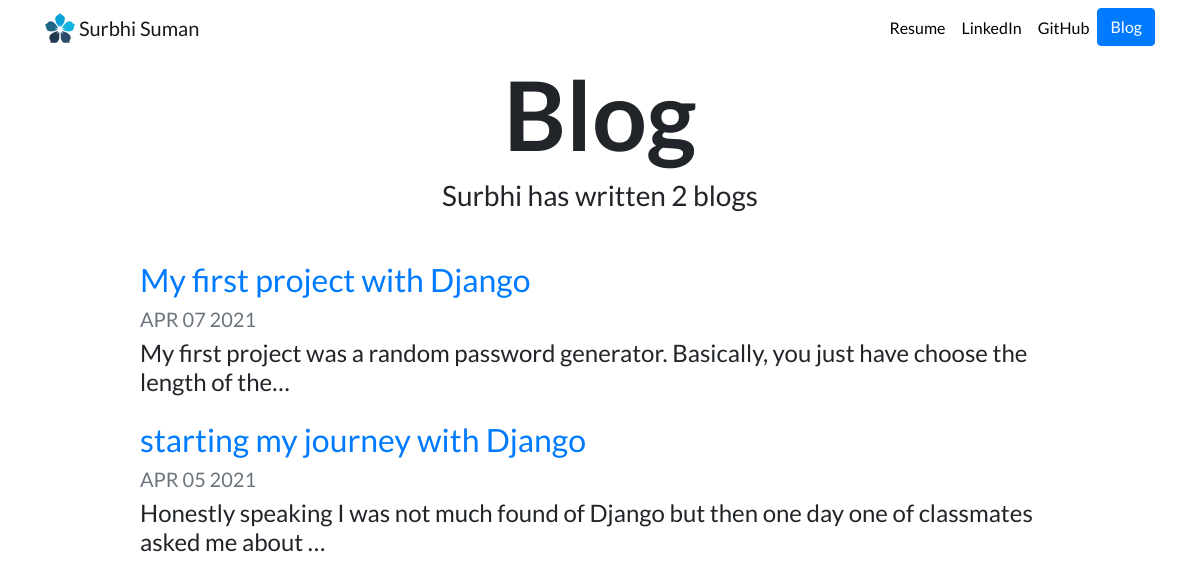
Screenshot of /blog/ with the database file from the repository.
### blog/models.py (models this page shows, shortened)
class Blog(models.Model):
	title=models.CharField(max_length=200)
	date=models.DateField()
	description=models.TextField(max_length=1000)

### blog/views.py (the view)
# urls.py: path('', views.all_blogs, name='all_blogs'),
def all_blogs(request):
	blogs=Blog.objects.order_by('-date')[:5]
	return render(request,'blog/all_blogs.html', {'blogs': blogs})

### blog/templates/blog/all_blogs.html
{% extends "portfolio/base.html" %}
{% load static %}
{% block content %}
<h1 id="blogtitle" class="font-weight-bold text-center">Blog</h1>
<h3 class="text-center mb-5">Surbhi has written {{ blogs.count }} blog{{ blogs.count|pluralize }}</h3>
{% for blog in blogs %}
<div class="row justify-content-center my-3">
  <div class="col-md-10">
    <a href="{% url 'blog:detail' blog.id %}">
      <h2>{{ blog.title }}</h2>
    </a>
    <h5 class="text-muted">{{ blog.date|date:'M d Y'|upper }}</h5>
    <h4>{{ blog.description|striptags|truncatechars:100 }}</h4>
  </div>
</div>
{% endfor %}
{% endblock %}

### portfolio/templates/portfolio/base.html (shortened to what this page needs)
{% load static %}
<!doctype html>
<html lang="en">
<head>
  <link rel="stylesheet" href="https://stackpath.bootstrapcdn.com/bootstrap/4.4.1/css/bootstrap.min.css">
  <link rel="stylesheet" href="{% static 'portfolio/custom.css' %}">
</head>
<body>
  <nav id="topNav" class="navbar navbar-expand-md navbar-light">
    <div class="container">
      <a class="navbar-brand" href="{% url 'home' %}">
        <img src="{% static 'portfolio/logo1.png' %}" width="30" height="30" class="d-inline-block align-top" alt="Surbhi's Logo">
        <span>Surbhi Suman</span>
      </a>
      <div class="collapse navbar-collapse text-center" id="navbarNav">
        <ul class="navbar-nav ml-auto">
          <li class="nav-item">
            <a class="nav-link" href="{% static 'portfolio/resume.pdf' %}">Resume</a>
          </li>
          <li class="nav-item">
            <a class="nav-link" href="https://www.linkedin.com/in/surbhi-suman-b61842178/" target="_blank">LinkedIn</a>
          </li>
          <li class="nav-item">
            <a class="nav-link" href="https://github.com/surbhimgr" target="_blank">GitHub</a>
          </li>
          <li>
            <a role="button" href="{% url 'blog:all_blogs' %}" class="btn btn-primary">Blog</a>
          </li>
        </ul>
      </div>
    </div>
  </nav>
  <div class="container">
    {% block content %}{% endblock %}
  </div>
</body>
</html>

### portfolio/static/portfolio/custom.css (style rules this page uses)
.navbar-nav .nav-link { color: rgba(0,0,0,1) !important; }
body { font-family: 'Lato', sans-serif; }
#blogtitle { font-size: 6rem; }

### rows the page displays
Blog: title "My first project with Django", date "APR 07 2021", description "My first project was a random password generator. Basically, you just have choose the length of the…"
Blog: title "starting my journey with Django", date "APR 05 2021", description "Honestly speaking I was not much found of Django but then one day one of classmates asked me about …"

### other values shown
{{ blogs.count }} "2"
